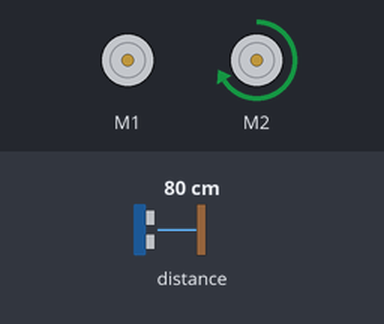
The program below on a simulated BBC micro:bit (MakeCode). Shown: 2 × DC motor (green arrow = forward, orange = backward, longer = faster). The test bench sets the inputs (shaded band); at power-on: distance to the obstacle 80 cm. Random numbers come from a fixed seed.

Above: at 1.2 s.
1.3 s: distance to the obstacle set to 21 cm
2.8 s: distance to the obstacle set to 18 cm
At 3.3 s:
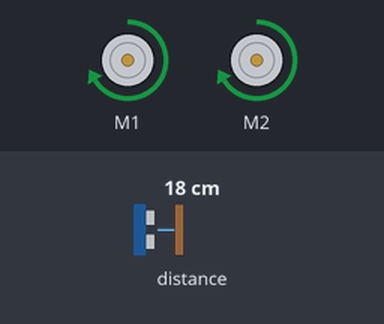
4.3 s: distance to the obstacle set to 35 cm
At 5.3 s:
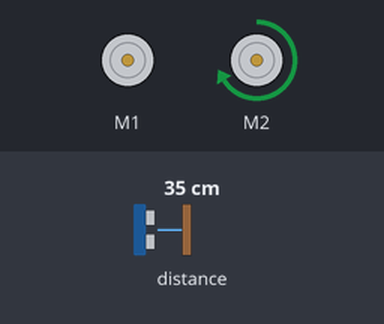
5.8 s: distance to the obstacle set to 2 cm
At 6.3 s:
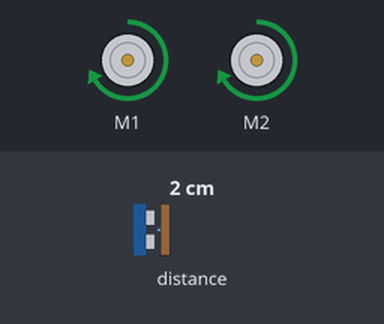
Timing chart, 0 to 8.3 s (numbered marks = the images above; inputs shaded):
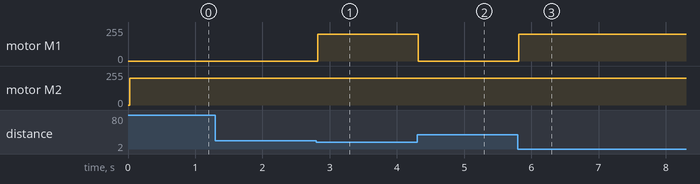

The program:

main.ts
```typescript
let derecha = Math.randomBoolean()
basic.forever(function () {
    if (maqueen.Ultrasonic(PingUnit.Centimeters) < 20 && maqueen.Ultrasonic(PingUnit.Centimeters) >= 0) {
        maqueen.motorRun(maqueen.Motors.All, maqueen.Dir.CW, 200)
    } else {
        if (derecha == true) {
            maqueen.motorRun(maqueen.Motors.M1, maqueen.Dir.CW, 200)
            maqueen.motorRun(maqueen.Motors.M2, maqueen.Dir.CW, 0)
        } else {
            maqueen.motorRun(maqueen.Motors.M1, maqueen.Dir.CW, 0)
            maqueen.motorRun(maqueen.Motors.M2, maqueen.Dir.CW, 200)
        }
    }
})
```

test.ts
```typescript
// aquí va el archivo "tests"; esto no se compilará cuando este paquete se utilice como una extensión.
```

Measured:
- the behaviour switches between 20 and 19 cm on distance to the obstacle (found by bisection; images 0 and 1)
- after the input at 1.3 s, every drawn part: stays the same
- after the input at 2.8 s, motor M1: stopped → forward 200/255 at once
- after the input at 4.3 s, motor M1: forward 200/255 → stopped at once
- after the input at 5.8 s, motor M1: stopped → forward 200/255 at once
